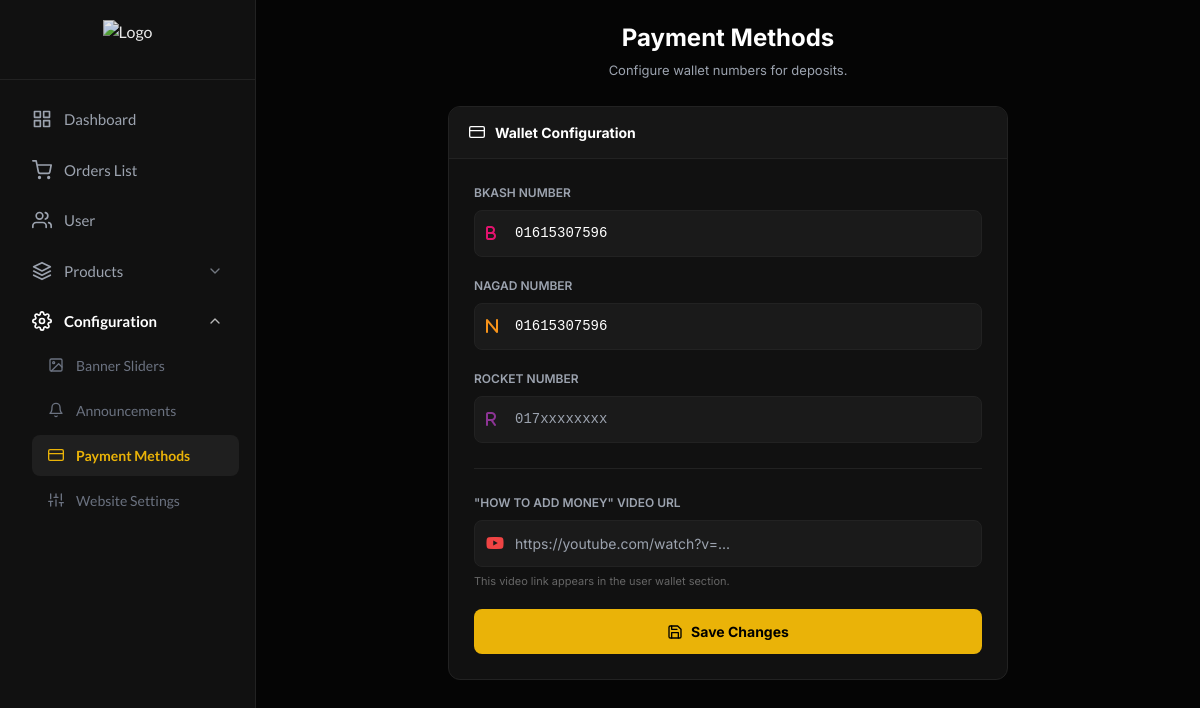
The page /admin/paymentmethod.php (signed in) on the database its author committed.
### tables this page shows
CREATE TABLE `settings` (
  `id` int(11) NOT NULL,
  `name` varchar(255) DEFAULT NULL,
  `value` text,
  `facebook` text,
  `instagram` text,
  `youtube` text,
  `telegram_link` text,
  `contact_email` text,
  `whatsapp_number` text,
  `fab_link` text,
  `google_client_id` text,
  `google_client_secret` text,
  `google_redirect_url` varchar(255) DEFAULT 'http://localhost/topup/login.php'
);

### admin/paymentmethod.php (the view, shortened to what this page needs)
<?php
include 'common/header.php';
function getVal($conn, $key) {
    $q = $conn->query("SELECT value FROM settings WHERE name='$key'");
    return ($q && $q->num_rows > 0) ? htmlspecialchars($q->fetch_assoc()['value']) : '';
}
?>
<link rel="stylesheet" href="https://cdnjs.cloudflare.com/ajax/libs/font-awesome/6.4.0/css/all.min.css">
<div class="container-fluid">
    <div class="page-header">
        <h1 class="page-title">Payment Methods</h1>
        <p class="page-desc">Configure wallet numbers for deposits.</p>
    </div>
    <form method="POST">
        <div class="flat-card border-t-4 border-t-yellow-500">
            <div class="flat-header">
                <i data-feather="credit-card" style="width:16px;"></i> Wallet Configuration
            </div>
            <div class="flat-body">
                <div class="input-group">
                    <label class="input-label">bKash Number</label>
                    <div class="input-wrapper">
                        <i class="fa-solid fa-b input-icon bkash-color"></i>
                        <input type="text" name="admin_bkash_number" value="<?php echo getVal($conn, 'admin_bkash_number'); ?>" class="input-field" placeholder="017xxxxxxxx">
                    </div>
                </div>
                <div class="input-group">
                    <label class="input-label">Nagad Number</label>
                    <div class="input-wrapper">
                        <i class="fa-solid fa-n input-icon nagad-color"></i>
                        <input type="text" name="admin_nagad_number" value="<?php echo getVal($conn, 'admin_nagad_number'); ?>" class="input-field" placeholder="017xxxxxxxx">
                    </div>
                </div>
                <div class="input-group">
                    <label class="input-label">Rocket Number</label>
                    <div class="input-wrapper">
                        <i class="fa-solid fa-r input-icon rocket-color"></i>
                        <input type="text" name="admin_rocket_number" value="<?php echo getVal($conn, 'admin_rocket_number'); ?>" class="input-field" placeholder="017xxxxxxxx">
                    </div>
                </div>
                <div style="height: 1px; background: #222; margin: 25px 0;"></div>
                <div class="input-group">
                    <label class="input-label">"How to Add Money" Video URL</label>
                    <div class="input-wrapper">
                        <i class="fa-brands fa-youtube input-icon video-color"></i>
                        <input type="text" name="add_money_video" value="<?php echo getVal($conn, 'add_money_video'); ?>" class="input-field" placeholder="https://youtube.com/watch?v=..." style="font-family: 'Inter', sans-serif;">
                    </div>
                    <p style="font-size:11px; color:#666; margin-top:6px;">This video link appears in the user wallet section.</p>
                </div>
                <button type="submit" name="update_payment" class="btn-save">
                    <i data-feather="save" style="width:16px;"></i> Save Changes
                </button>
            </div>
        </div>
    </form>
</div>

### admin/common/header.php (style rules this page uses)
body { background-color: #050505; color: #ffffff; }

### admin/common/sidebar.php (style rules this page uses)
.feather { width: 20px; height: 20px; vertical-align: middle; }

### admin/paymentmethod.php (style rules this page uses)
:root { --bg-body: #050505; --bg-card: #111111; --bg-input: #1a1a1a; --border: #222222; --text-primary: #ffffff; --text-secondary: #9ca3af; --accent: #eab308; }
body { background-color: var(--bg-body); color: var(--text-primary); font-family: 'Inter', sans-serif; margin: 0; overflow-x: hidden; }
.container-fluid { padding: 20px; max-width: 600px; margin: 0 auto; }
.page-header { margin-bottom: 25px; text-align: center; }
.page-title { font-size: 24px; font-weight: 700; margin: 0; }
.page-desc { font-size: 13px; color: var(--text-secondary); margin-top: 5px; }
.flat-card { background: var(--bg-card); border: 1px solid var(--border); border-radius: 12px; overflow: hidden; margin-bottom: 20px; }
.flat-header { background: #161616; padding: 15px 20px; border-bottom: 1px solid var(--border); font-weight: 700; font-size: 14px; color: #fff; display: flex; align-items: center; gap: 10px; }
.flat-body { padding: 25px; }
.input-group { margin-bottom: 20px; }
.input-label { display: block; font-size: 12px; font-weight: 600; color: var(--text-secondary); margin-bottom: 8px; text-transform: uppercase; }
.input-wrapper { position: relative; display: flex; align-items: center; }
.input-icon { position: absolute; left: 12px; font-size: 16px; z-index: 1; }
.input-field { width: 100%; background: var(--bg-input); border: 1px solid var(--border); border-radius: 8px; padding: 12px 12px 12px 40px; font-size: 14px; color: #fff; outline: none; transition: border-color 0.2s; font-family: monospace; }
.bkash-color { color: #e2136e; }
.nagad-color { color: #f7931a; }
.rocket-color { color: #8c3494; }
.video-color { color: #ef4444; }
.btn-save { background: var(--accent); color: #000; padding: 12px; border-radius: 8px; font-weight: 700; border: none; cursor: pointer; width: 100%; font-size: 14px; margin-top: 10px; display: flex; align-items: center; justify-content: center; gap: 8px; }

### rows shown on the page
settings: admin_bkash_number "01615307596"
settings: admin_nagad_number "01615307596"

### other values the page prints
$label "Dashboard Orders List User"
$title "Products Configuration"
$item['label'] "Banner Sliders"
$item['label'] "Announcements"
$item['label'] "Payment Methods"
$item['label'] "Website Settings"
